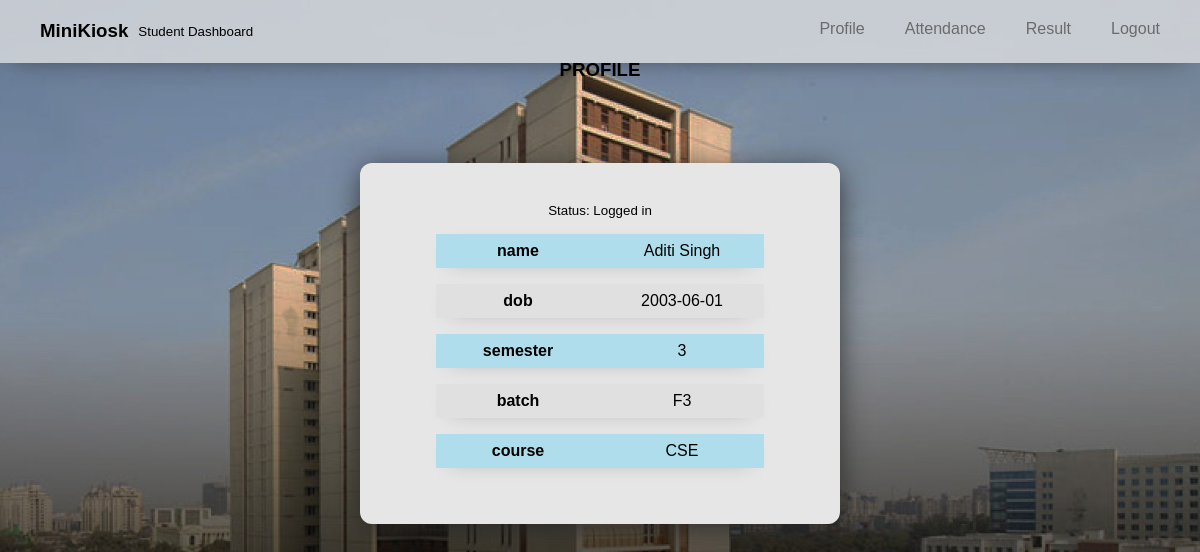
Page /student/studentProfile.php (signed in) on the committed database.
### tables this page shows
CREATE TABLE `student` (
  `id` int(11) NOT NULL,
  `name` varchar(255) DEFAULT NULL,
  `dob` date DEFAULT NULL,
  `semester` int(11) DEFAULT NULL,
  `batch` varchar(2) DEFAULT NULL,
  `course` varchar(255) DEFAULT NULL,
  `password` varchar(255) DEFAULT NULL
);

### student/studentProfile.php (the view, shortened to what this page needs)
<?php
$id = $_SESSION['id'];
$student_res = mysqli_query($conn, "select name,dob,semester,batch,course from student where id = $id");
$student = mysqli_fetch_assoc($student_res);
?>
<head>
    <link rel="stylesheet" href="static/student.css">
</head>
<body>
    <?php include "../partials/navbarStudent.php"  ?>
    <div id="container">
        <h3>PROFILE</h3>
        <div id="profile-wrapper">
            <small>Status: Logged in</small>
            <table>
                <?php
                foreach ($student as $key => $val) {
                    echo "<tr>
                    <div id='key'><th>$key</th></div>
                    <td>$val</td>
                    </tr>";
                }
                ?>
        </table>
    </div>
</body>

### student/static/student.css (style rules this page uses)
* { margin: 0; padding: 0; font-family: sans-serif; }
body { background-image: url("../assets/jaypee.jpg"); background-size: 100%; background-attachment: fixed; }
#profile-wrapper { padding: 40px; margin-top: 100px; margin-left: auto; margin-right: auto; background: #e6e6e6; min-height: 220px; max-width: 400px; box-shadow: 0px 5px 30px -3px rgb(37, 37, 37); border-radius: 12px; display: flex; flex-direction: column; justify-content: center; align-items: center; }
#container h3 { position: absolute; left: 50%; top: 50%; transform: translate(-50%, -1550%); }
table { border-collapse: separate; border-spacing: 0 1rem; }
th, td, tr { min-width: 150px; padding: 8px 7px; text-align: center; }
tr { box-shadow: 0px 5px 20px -15px rgb(37, 37, 37); }
tr:nth-child(odd) { background-color: rgba(144, 216, 238, 0.637); }
tr:nth-child(even) { background-color: rgba(223, 223, 223, 0.808); }
td { margin: 10px; }

### rows in the picture
student: name "Aditi Singh", dob "2003-06-01", semester "3", batch "F3", course "CSE"

### other values in the picture
$key "name"
$key "dob"
$key "semester"
$key "batch"
$key "course"
